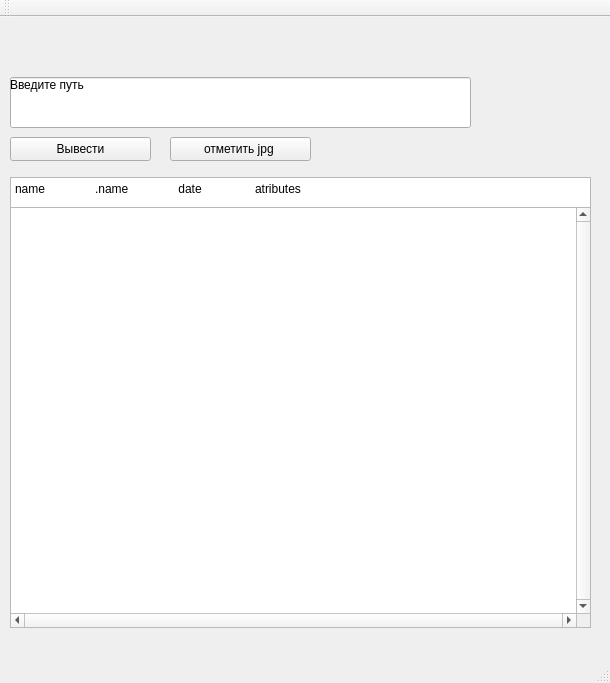
<?xml version="1.0" encoding="UTF-8"?>
<ui version="4.0">
 <class>widjet_applicationClass</class>
 <widget class="QMainWindow" name="widjet_applicationClass">
  <property name="geometry">
   <rect>
    <x>0</x>
    <y>0</y>
    <width>610</width>
    <height>683</height>
   </rect>
  </property>
  <property name="windowTitle">
   <string>widjet_application</string>
  </property>
  <widget class="QWidget" name="centralWidget">
   <widget class="QTextBrowser" name="output">
    <property name="geometry">
     <rect>
      <x>10</x>
      <y>190</y>
      <width>581</width>
      <height>421</height>
     </rect>
    </property>
    <property name="font">
     <font>
      <pointsize>10</pointsize>
     </font>
    </property>
    <property name="verticalScrollBarPolicy">
     <enum>Qt::ScrollBarAlwaysOn</enum>
    </property>
    <property name="horizontalScrollBarPolicy">
     <enum>Qt::ScrollBarAlwaysOn</enum>
    </property>
   </widget>
   <widget class="QLineEdit" name="enter">
    <property name="geometry">
     <rect>
      <x>10</x>
      <y>60</y>
      <width>461</width>
      <height>51</height>
     </rect>
    </property>
   </widget>
   <widget class="QPushButton" name="to_do">
    <property name="geometry">
     <rect>
      <x>10</x>
      <y>120</y>
      <width>141</width>
      <height>24</height>
     </rect>
    </property>
    <property name="text">
     <string>Вывести</string>
    </property>
   </widget>
   <widget class="QTextBrowser" name="disc">
    <property name="geometry">
     <rect>
      <x>10</x>
      <y>160</y>
      <width>581</width>
      <height>31</height>
     </rect>
    </property>
    <property name="html">
     <string>&lt;!DOCTYPE HTML PUBLIC &quot;-//W3C//DTD HTML 4.0//EN&quot; &quot;http://www.w3.org/TR/REC-html40/strict.dtd&quot;&gt;
&lt;html&gt;&lt;head&gt;&lt;meta name=&quot;qrichtext&quot; content=&quot;1&quot; /&gt;&lt;meta charset=&quot;utf-8&quot; /&gt;&lt;style type=&quot;text/css&quot;&gt;
p, li { white-space: pre-wrap; }
hr { height: 1px; border-width: 0; }
li.unchecked::marker { content: &quot;\2610&quot;; }
li.checked::marker { content: &quot;\2612&quot;; }
&lt;/style&gt;&lt;/head&gt;&lt;body style=&quot; font-family:'Segoe UI'; font-size:9pt; font-weight:400; font-style:normal;&quot;&gt;
&lt;p style=&quot; margin-top:0px; margin-bottom:0px; margin-left:0px; margin-right:0px; -qt-block-indent:0; text-indent:0px;&quot;&gt;name 	.name	 date 	atributes&lt;/p&gt;&lt;/body&gt;&lt;/html&gt;</string>
    </property>
   </widget>
   <widget class="QPushButton" name="variant">
    <property name="geometry">
     <rect>
      <x>170</x>
      <y>120</y>
      <width>141</width>
      <height>24</height>
     </rect>
    </property>
    <property name="text">
     <string>отметить jpg &amp;</string>
    </property>
   </widget>
   <widget class="QLabel" name="label">
    <property name="geometry">
     <rect>
      <x>10</x>
      <y>60</y>
      <width>211</width>
      <height>16</height>
     </rect>
    </property>
    <property name="text">
     <string>Введите путь</string>
    </property>
   </widget>
  </widget>
  <widget class="QMenuBar" name="menuBar">
   <property name="geometry">
    <rect>
     <x>0</x>
     <y>0</y>
     <width>610</width>
     <height>22</height>
    </rect>
   </property>
  </widget>
  <widget class="QToolBar" name="mainToolBar">
   <attribute name="toolBarArea">
    <enum>TopToolBarArea</enum>
   </attribute>
   <attribute name="toolBarBreak">
    <bool>false</bool>
   </attribute>
  </widget>
  <widget class="QStatusBar" name="statusBar"/>
 </widget>
 <layoutdefault spacing="6" margin="11"/>
 <resources>
  <include location="widjet_application.qrc"/>
 </resources>
 <connections>
  <connection>
   <sender>to_do</sender>
   <signal>clicked(bool)</signal>
   <receiver>widjet_applicationClass</receiver>
   <slot>Click_to_info()</slot>
   <hints>
    <hint type="sourcelabel">
     <x>127</x>
     <y>637</y>
    </hint>
    <hint type="destinationlabel">
     <x>569</x>
     <y>373</y>
    </hint>
   </hints>
  </connection>
  <connection>
   <sender>variant</sender>
   <signal>clicked(bool)</signal>
   <receiver>widjet_applicationClass</receiver>
   <slot>Click_to_description()</slot>
   <hints>
    <hint type="sourcelabel">
     <x>240</x>
     <y>625</y>
    </hint>
    <hint type="destinationlabel">
     <x>415</x>
     <y>341</y>
    </hint>
   </hints>
  </connection>
 </connections>
 <slots>
  <slot>Click_to_info()</slot>
  <slot>Click_to_description()</slot>
 </slots>
</ui>
